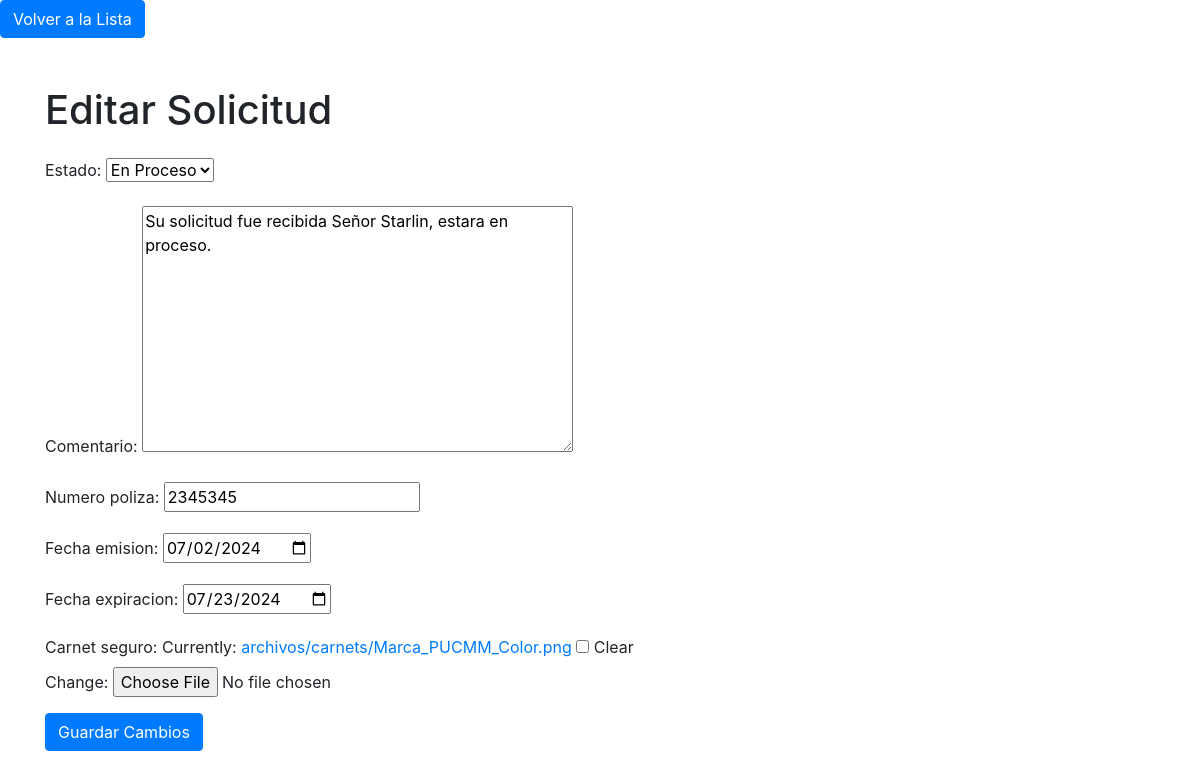
The page /solicitudes/editar/11/ (signed in) on the database its author committed.
### solicitudes/models.py (models this page shows, shortened)
class Solicitud(models.Model):
    MATRICULA = 'M'
    CHASIS = 'C'
    VIN = 'V'
    TIPO_VEHICULO_CHOICES = [
        (MATRICULA, 'Matrícula'),
        (CHASIS, 'Número de Chasis'),
        (VIN, 'Número de VIN'),
    ]
    ESTADO_CHOICES = [
        ('Pendiente', 'Pendiente'),
        ('En Proceso', 'En Proceso'),
        ('Aprobado', 'Aprobado'),
        ('Rechazado', 'Rechazado'),
    ]
    usuario = models.ForeignKey(User, on_delete=models.CASCADE)
    tipo_vehiculo = models.CharField(max_length=1, choices=TIPO_VEHICULO_CHOICES)
    numero_identificacion = models.CharField(max_length=50)
    nombre_solicitante = models.CharField(max_length=100)
    email_solicitante = models.EmailField()
    archivo_matricula = models.FileField(upload_to='archivos/matriculas/')
    archivo_licencia = models.FileField(upload_to='archivos/licencias/')
    fecha_solicitud = models.DateTimeField(auto_now_add=True)
    estado = models.CharField(max_length=20, choices=ESTADO_CHOICES, default='Pendiente')
    comentario = models.TextField(blank=True, null=True)
    numero_poliza = models.CharField(max_length=100, blank=True, null=True)
    fecha_emision = models.DateField(blank=True, null=True)
    fecha_expiracion = models.DateField(blank=True, null=True)
    carnet_seguro = models.ImageField(upload_to='archivos/carnets/', blank=True, null=True)

### solicitudes/views.py (the view)
# urls.py: path('editar/<int:pk>/', views.editar_solicitud, name='editar_solicitud'),
@user_passes_test(is_agent)
def editar_solicitud(request, pk):
    solicitud = get_object_or_404(Solicitud, pk=pk)
    if request.method == 'POST':
        form = SolicitudUpdateForm(request.POST, request.FILES, instance=solicitud)
        if form.is_valid():
            form.save()
            return redirect('solicitudes:gestionar_solicitudes')
    else:
        form = SolicitudUpdateForm(instance=solicitud)
    return render(request, 'solicitudes/editar_solicitudes.html', {'form': form})

### solicitudes/forms.py
class SolicitudUpdateForm(forms.ModelForm):
    class Meta:
        model = Solicitud
        fields = ['estado', 'comentario', 'numero_poliza', 'fecha_emision', 'fecha_expiracion', 'carnet_seguro']
        widgets = {
            'fecha_emision': forms.DateInput(attrs={'type': 'date'}),
            'fecha_expiracion': forms.DateInput(attrs={'type': 'date'}),
        }

### solicitudes/views.py (called while the page is built)
def is_agent(user):
    return user.is_staff  # Verifica si el usuario pertenece al grupo de agentes

### solicitudes/templates/solicitudes/editar_solicitudes.html (shortened to what this page needs)
<!DOCTYPE html>
<html lang="en">
<head>
    <link href="https://stackpath.bootstrapcdn.com/bootstrap/4.5.2/css/bootstrap.min.css" rel="stylesheet">
</head>
<a href="{% url 'solicitudes:gestionar_solicitudes' %}" class="btn btn-primary">Volver a la Lista</a>
<body>
<div class="container mt-5">
    <h1 class="mb-4">Editar Solicitud</h1>
    <form method="post" enctype="multipart/form-data">
        {{ form.as_p }}
        <button type="submit" class="btn btn-primary">Guardar Cambios</button>
    </form>
</div>
</body>
</html>

### rows shown on the page
Solicitud: estado "En Proceso", comentario "Su solicitud fue recibida Señor Starlin, estara en proceso.", numero_poliza "2345345", fecha_emision "07/02/2024", fecha_expiracion "07/23/2024"
